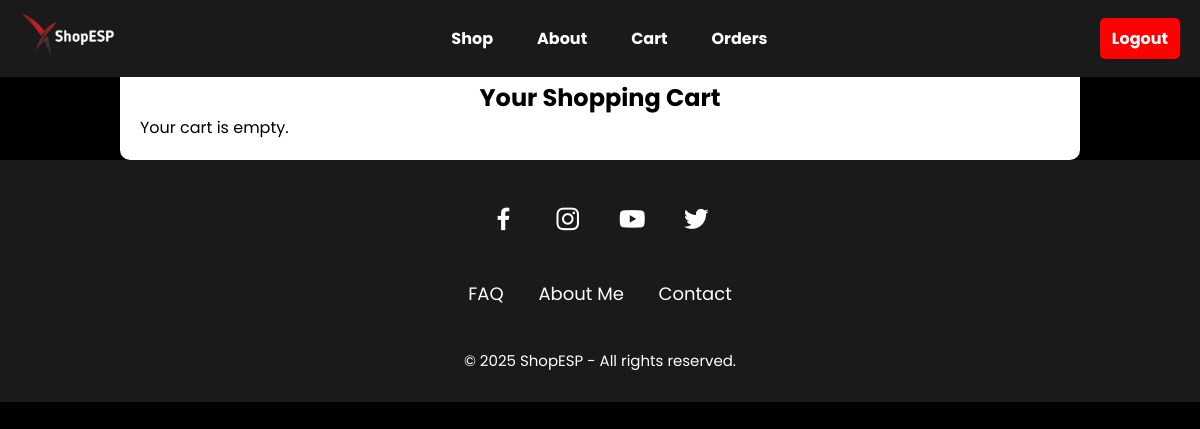
/cart.php (signed in), run on an earlier commit of the app's database.
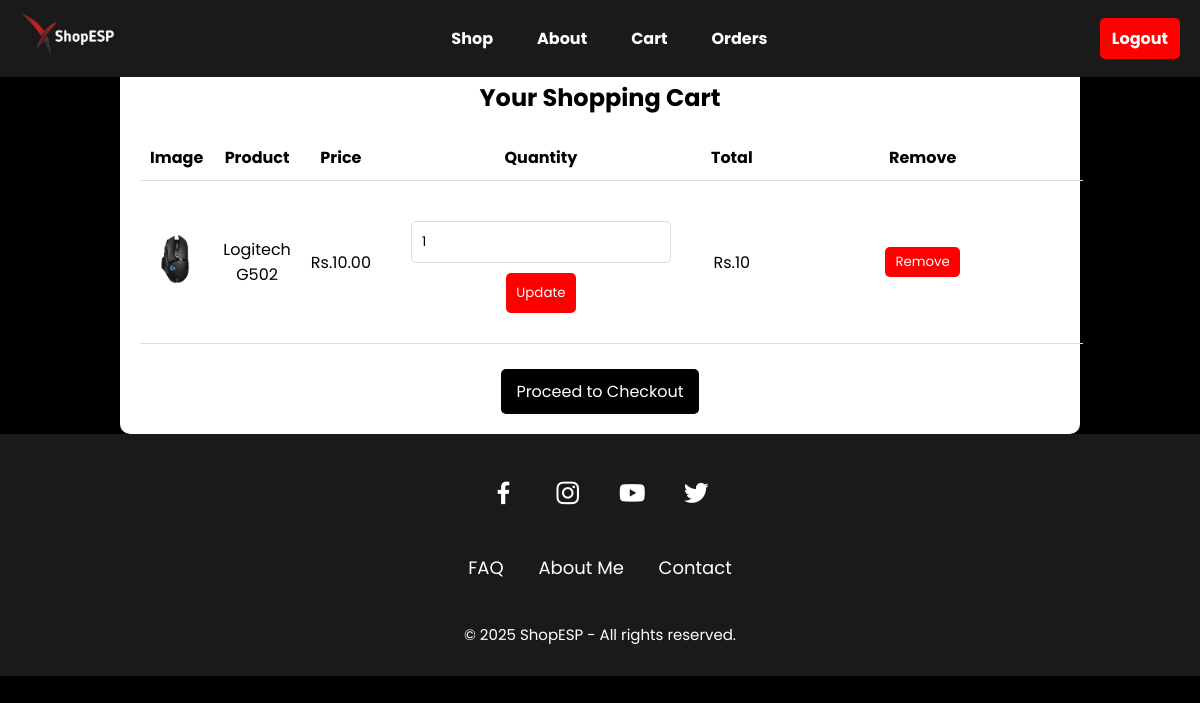
And on a later commit of the database.
### tables this page shows
CREATE TABLE `cart` (
  `id` int(11) NOT NULL,
  `user_id` int(11) DEFAULT NULL,
  `product_id` int(11) DEFAULT NULL,
  `quantity` int(11) DEFAULT 1
);

CREATE TABLE `products` (
  `id` int(11) NOT NULL,
  `name` varchar(100) NOT NULL,
  `price` decimal(10,2) NOT NULL,
  `image` varchar(255) NOT NULL,
  `description` varchar(255) DEFAULT NULL,
  `type` varchar(255) DEFAULT NULL
);

### cart.php (the view, shortened to what this page needs)
<?php
include 'dbconnection.php';
$user_id = $_SESSION['user_id'];
$query = "SELECT products.id, products.name, products.image, products.price, cart.quantity
          FROM cart
          JOIN products ON cart.product_id = products.id
          WHERE cart.user_id = ?";
$stmt = $conn->prepare($query);
$stmt->bind_param("i", $user_id);
$stmt->execute();
$result = $stmt->get_result();
$cart_products = [];
while ($row = $result->fetch_assoc()) {
    $cart_products[] = $row;
}
?>
<!DOCTYPE html>
<html lang="en">
<head>
    <link rel="stylesheet" href="styles.css">
</head>
<body>
<nav class="navbar">
    <div class="logo">
        <a href="index.php"><img src="logo.png" alt="Esports Shop Logo"></a>
    </div>
    <ul class="nav-links">
        <li><a href="index.php">Shop</a></li>
        <li><a href="about.php">About</a></li>
        <li><a href="cart.php">Cart</a></li>
        <li><a href="orders.php">Orders</a></li>
    </ul>
    <div class="nav-signin">
        <?php if (isset($_SESSION['user_id'])): ?>
            <a href="logout.php" class="btn">Logout</a>
        <?php else: ?>
            <a href="login.php" class="btn">Sign In</a>
        <?php endif; ?>
    </div>
</nav>
<div class="cart-container">
    <h2>Your Shopping Cart</h2>
    <?php if (empty($cart_products)): ?>
        <p>Your cart is empty.</p>
    <?php else: ?>
        <table>
            <tr>
                <th>Image</th>
                <th>Product</th>
                <th>Price</th>
                <th>Quantity</th>
                <th>Total</th>
                <th>Remove</th>
            </tr>
            <?php foreach ($cart_products as $product): ?>
                <tr>
                    <td><img src="<?php echo 'uploads/' . basename($product['image']); ?>" width="50"></td>
                    <td><?php echo $product['name']; ?></td>
                    <td>Rs.<?php echo $product['price']; ?></td>
                    <td>
                        <form action="update_cart.php" method="POST">
                            <input type="number" name="quantity" value="<?php echo $product['quantity']; ?>" min="1">
                            <button type="submit" class="update-btn">Update</button>
                        </form>
                    </td>
                    <td>Rs.<?php echo $product['price'] * $product['quantity']; ?></td>
                    <td>
                        <form action="remove_from_cart.php" method="POST">
                            <button type="submit" class="remove-btn">Remove</button>
                        </form>
                    </td>
                </tr>
            <?php endforeach; ?>
        </table>
        <br>
        <center><a href="checkout.php" class="btn">Proceed to Checkout</a></center>
    <?php endif; ?>
</div>
<?php include 'footer.php'; ?>
</body>
</html>

### footer.php
<head>
<link href='https://unpkg.com/boxicons@2.1.4/css/boxicons.min.css' rel='stylesheet'>
</head>
<footer>
    <div class="social">
        <a href="redirect.php?destination=facebook"><i class='bx bxl-facebook'></i></a>
        <a href="redirect.php?destination=instagram"><i class='bx bxl-instagram'></i></a>
        <a href="redirect.php?destination=youtube"><i class='bx bxl-youtube' ></i></a>
        <a href="redirect.php?destination=twitter"><i class='bx bxl-twitter' ></i></a>
    </div>
    <ul>
    <li>
        <a href="about.php">FAQ</a>
    </li>
    <li>
        <a href="about.php">About Me</a>
    </li>
    <li>
        <a href="redirect.php?destination=contact" target="_blank">Contact</a>
    </li>
    </ul>
        <br>
    <p>&copy; <?php echo date("Y"); ?> ShopESP - All rights reserved.</p>
</footer>

### styles.css (style rules this page uses)
* { margin: 0; padding: 0; box-sizing: border-box; font-family: "Poppins", sans-serif; }
body { background-color: #000000; color: #000000; padding-top: 60px; }
.navbar { display: flex; justify-content: space-between; align-items: center; background-color: #1a1a1a; padding: 10px 20px; position: fixed; top: 0; width: 100%; z-index: 1000; }
.logo img { height: 50px; }
.nav-links { list-style: none; display: flex; gap: 20px; }
.nav-links li { display: inline; }
.nav-links a { text-decoration: none; color: white; font-size: 16px; font-weight: bold; padding: 8px 12px; transition: 0.3s; }
.nav-signin .btn { background-color: #ff0000; color: white; padding: 8px 12px; text-decoration: none; font-weight: bold; border-radius: 5px; transition: 0.3s; }
.cart-container { width: 80%; margin: auto; padding: 20px; background: white; border-radius: 10px; box-shadow: 0px 0px 10px rgba(0, 0, 0, 0.1); }
.cart-container h2 { text-align: center; }
form { width: 300px; margin: auto; padding: 20px; background: white; border-radius: 10px; text-align: center; }
form input { width: 100%; padding: 10px; margin: 10px 0; border: 1px solid #ddd; border-radius: 5px; }
form button { background-color: #ff0000; color: white; padding: 10px; border: none; border-radius: 5px; cursor: pointer; transition: 0.3s; }
footer { background-color: #1a1a1a; width: 100%; bottom: 0; position: relative; padding: 30px; }
footer .social { text-align: center; padding-bottom: 25px; }
footer .social a { color: white; font-size: 30px; width: 40px; height: 40px; display: inline-block; margin: 10px; transition: all 0.5s ease; margin-bottom: 0; }
footer ul { width: 100%; text-align: center; padding: 0; margin-top: 0; margin-bottom: 0; font-size: 18px; line-height: 1.6; }
footer ul li { display: inline-block; padding: 15px; }
footer ul li a { text-decoration: none; color: white; transition:0.5 ease; }
footer p { color: white; font-size: 15px; text-align: center; }
.btn { background-color: #000000; color: white; padding: 10px 15px; text-decoration: none; border-radius: 5px; transition: 0.3s; display: inline-block; }
.cart-container table { width: 100%; border-collapse: collapse; margin-top: 20px; }
.cart-container th, .cart-container td { border-bottom: 1px solid #ddd; padding: 10px; text-align: center; }
.cart-container img { width: 50px; height: auto; }
.remove-btn { background-color: red; color: white; padding: 5px 10px; text-decoration: none; border-radius: 5px; border: none; cursor: pointer; transition: 0.3s; }

What changed in the data, as far as the page shows it:
added cart: product.image (picture), product.name "Logitech G502", product.price "10.00", quantity "1", $product['price'] * $product['quantity'] "10"
Also different on the page:
text no longer shown: "Your cart is empty."
text now shown: "Image Product Price Quantity Total Remove Proceed to Checkout"
